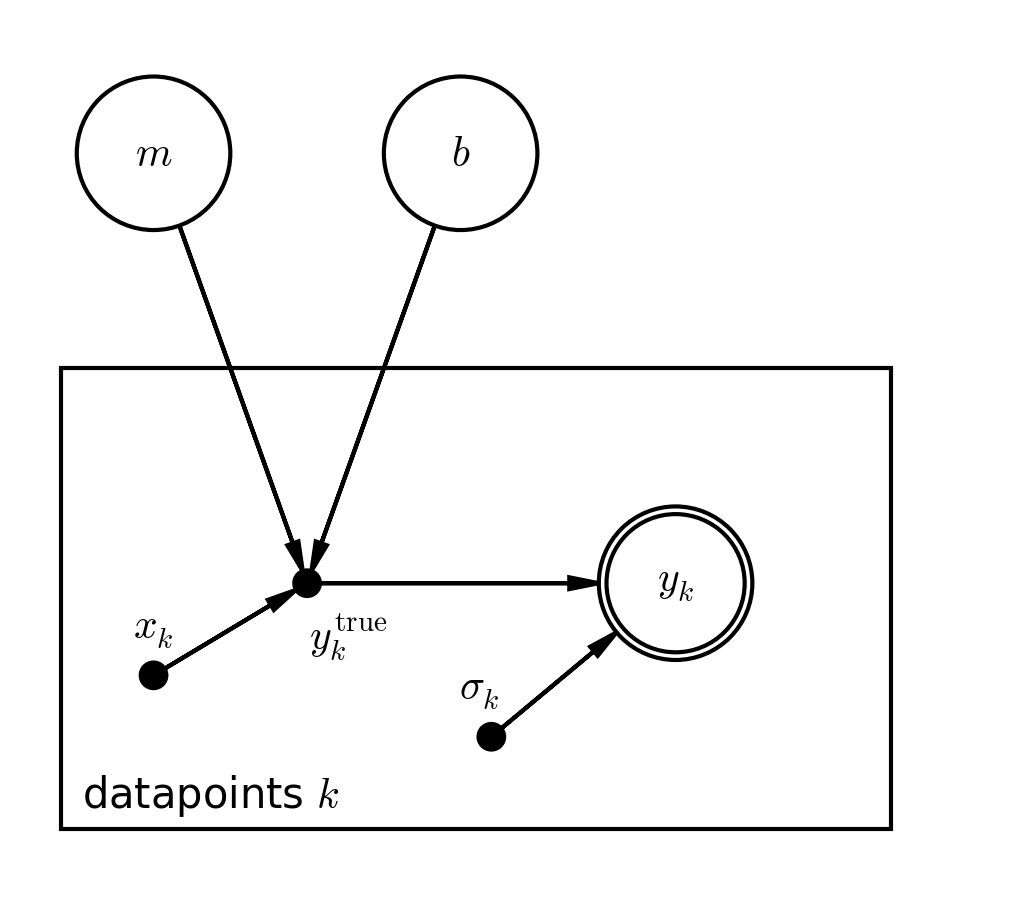

Python code for this plot:
import daft

def draw():

    # Instantiate a PGM.
    pgm = daft.PGM([3.3, 3.0], origin=[0.3, 0.3], grid_unit=2.6, node_unit=1.3, observed_style="inner")

    # Model parameters:
    pgm.add_node(daft.Node("m", r"$m$", 0.8, 2.8))
    pgm.add_node(daft.Node("b", r"$b$", 1.8, 2.8))

    # Latent variable - intrinsic or true y:
    pgm.add_node(daft.Node("ytrue", r"$y^{\rm true}_k$", 1.3, 1.4, fixed=True, offset=(10,-25)))

    # Data - observed y:
    pgm.add_node(daft.Node("y", r"$y_k$", 2.5, 1.4, observed=True))

    # Constants - x and errors:
    pgm.add_node(daft.Node("sigma", r"$\sigma_k$", 1.9, 0.9, fixed=True, offset=(-3,0)))
    pgm.add_node(daft.Node("x", r"$x_k$", 0.8, 1.1, fixed=True))

    # Add in the edges.
    pgm.add_edge("m", "ytrue")
    pgm.add_edge("x", "ytrue")
    pgm.add_edge("b", "ytrue")
    pgm.add_edge("sigma", "y")
    pgm.add_edge("ytrue", "y")

    # And a plate for the pixels
    pgm.add_plate(daft.Plate([0.5, 0.7, 2.7, 1.4], label=r"datapoints $k$", shift=-0.1))

    # Render and save.
    pgm.render()
    pgm.figure.savefig("straightline_pgm.png", dpi=300)

    return
